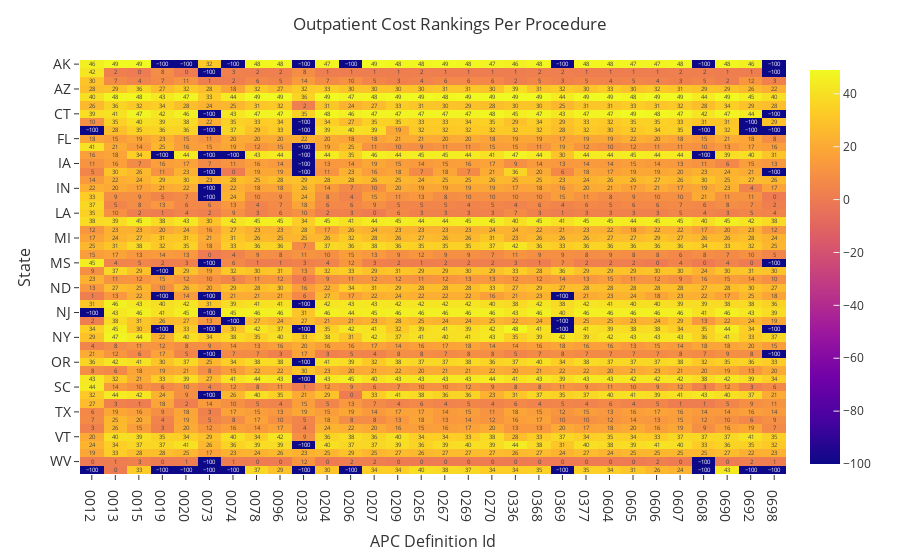

The code cell stored with this chart in its notebook:
### Code cell
fig = px.imshow(_df,text_auto=True, aspect="auto")
fig.update_layout(
    title='Outpatient Cost Rankings Per Procedure',
    template='ggplot2',
    xaxis=dict(
        title='APC Definition Id',
        titlefont_size=16,
        tickfont_size=14,
    ),
    yaxis=dict(
        title='State',
        titlefont_size=16,
        tickfont_size=14,
    ),
    legend=dict(
        x=0,
        y=1.0,
    ),
    barmode='group',
    bargap=0.15,
    bargroupgap=0.1 
)
fig.show()
fig.write_image("outpatient_analysis_graphs\outpatient_cost_rank_per_procedure.png", engine='orca')

### Figure 1 — Plotly figure (JSON) as saved in the notebook; plotly's stock layout.template omitted (floating-point values rounded to 4 significant figures; data arrays with more than 128 entries replaced by an {"elided": "..."} marker saying what was removed)
{"data": [{"coloraxis": "coloraxis", "hovertemplate": "x: %{x}<br>y: %{y}<br>color: %{z}<extra></extra>", "name": "0", "texttemplate": "%{z}", "type": "heatmap", "x": ["0012", "0013", "0015", "0019", "0020", "0073", "0074", "0078", "0096", "0203", "0204", "0206", "0207", "0209", "0265", "0267", "0269", "0270", "0336", "0368", "0369", "0377", "0604", "0605", "0606", "0607", "0608", "0690", "0692", "0698"], "xaxis": "x", "y": ["AK", "AL", "AR", "AZ", "CA", "CO", "CT", "DC", "DE", "FL", "GA", "HI", "IA", "ID", "IL", "IN", "KS", "KY", "LA", "MA", "ME", "MI", "MN", "MO", "MS", "MT", "NC", "ND", "NE", "NH", "NJ", "NM", "NV", "NY", "OH", "OK", "OR", "PA", "RI", "SC", "SD", "TN", "TX", "UT", "VA", "VT", "WA", "WI", "WV", "WY"], "yaxis": "y", "z": {"elided": "50x30 int values"}}], "layout": {"bargap": 0.15, "bargroupgap": 0.1, "barmode": "group", "coloraxis": {"colorscale": [[0, "#0d0887"], [0.1111, "#46039f"], [0.2222, "#7201a8"], [0.3333, "#9c179e"], [0.4444, "#bd3786"], [0.5556, "#d8576b"], [0.6667, "#ed7953"], [0.7778, "#fb9f3a"], [0.8889, "#fdca26"], [1, "#f0f921"]]}, "legend": {"x": 0, "y": 1}, "margin": {"t": 60}, "title": {"text": "Outpatient Cost Rankings Per Procedure"}, "xaxis": {"anchor": "y", "domain": [0, 1], "tickfont": {"size": 14}, "title": {"font": {"size": 16}, "text": "APC Definition Id"}}, "yaxis": {"anchor": "x", "autorange": "reversed", "domain": [0, 1], "tickfont": {"size": 14}, "title": {"font": {"size": 16}, "text": "State"}}}}
